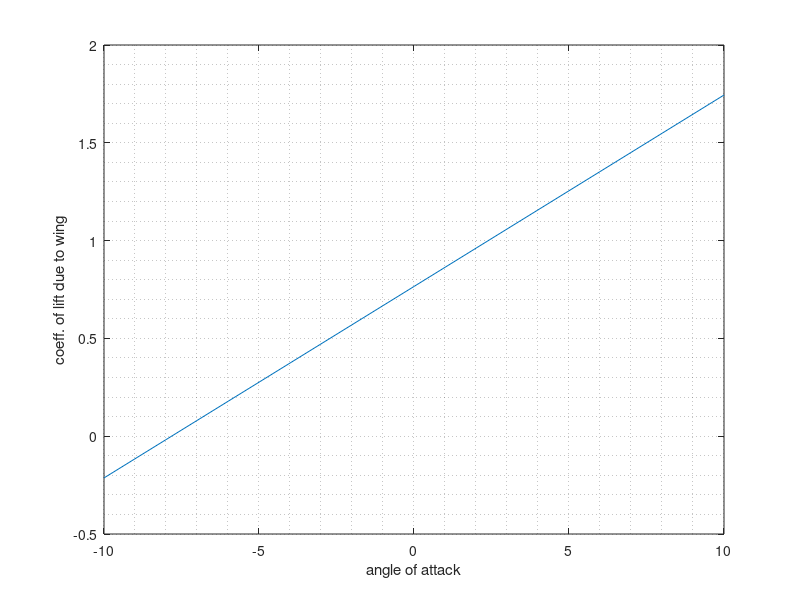
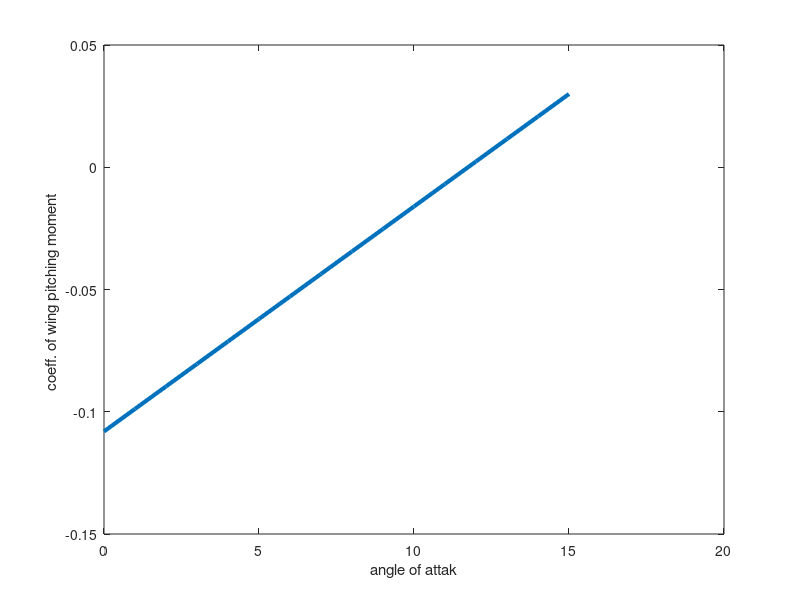

Recreate these plots in MATLAB, in order. (Note: this script raises an error after producing the figures.)
clear all ;clc;
S=17.28;      %wing area
Cbar=1.24;  %mean chord of the wing
b=14.53;      %span
AR=11.94;      %aspect ratio for wing
clalpha=6.8755;     %app. gradient of cl - alpha 2D
%CLa=clalpha./(1+clalpha./(pi*AR));   %converting cl-a from 2d to 3d using prandl for high AR
CLa=5.608; 
alpha0=-7.5; %alpha for 0 lift taken from airfoil tools website
CL0=0.76547;
%CL0=CLa*-alpha0*pi./180; %coeff. of lift at 0 angle of attack for 3D , pi/180 converting from rad to deg
Xacw=0.25.*Cbar; %assumed aerodynamic center of wing
Xacb=0;
%Xacb=-0.0942.*Cbar; %app. aerodynamic center shift due to fuselage deduced from marcello ref.
Xac=(Xacw+Xacb);   %total aerodyanmic center wing + fuselage
Xcg=0.344.*Cbar;  %app. value exact cant be found
Cmacw=-0.18;       %assumed coeff. of pitching moment at aerodynamic center 
alpha= -10 :2:10;
CLw=CL0 +CLa.*alpha*pi./180; %Coeff. of lift eq. for wing
Cmow=Cmacw+CL0*(Xcg-Xac)./Cbar; %const. term in Coeff. of moment eq. for wing
Cmaw=CLa*(Xcg-Xac)./Cbar; %slope of moment coeff. with alpha
figure (1)
plot(alpha,CLw)
grid minor
xlabel('angle of attack')
ylabel('coeff. of lift due to wing')
alpha2= 0 :15;
Cmw=Cmow+Cmaw.*alpha2.*pi./180;
figure (2)
plot(alpha2,Cmw,'LineWidth',3)
xlabel('angle of attak')
ylabel('coeff. of wing pitching moment ')
ax = gca;
ax.FontSize = 15;
grid minor
%% horizontal tail
ettah=1.07;    %tail eff. range (0.8-1.2) nelson ref.
Sth=2.91;     %area of horizontal tail
lth=4.6;  %app. distance from mean chord of tail to the CG range(3.407-4.654)
vh=Sth.*lth./(S*Cbar); %volume ratio
ebsy0=2*CL0./(pi*AR);   %downwash angle at zero angle of attack
ebsya=2*CLa./(pi*AR);   %slope of downwash with angle of attack
ith=-2 *pi./180;    %incidence angle of horizontal tail relative to longitudinal axis of airplane in rad
clat=5.7295;     %assumed gradient of lift tail coeff. with alpha for low Aspect ratio for 2d naca 0018
bht=3.75;     %app. horizontal wing span
ARht=bht.^2./Sth;   %app. aspect ratio for horizontal wing
%Clat=(pi.*ARht)./(1+sqrt(1+(pi.*ARht./clat)^2)); %conversion from 2D to 3D valid for low Aspect ratio
%Clat=clat./(1+clat./(pi*ARht));
Clat=4.22;
iw=0*pi/180;    %assumed incidence angle of wing in rad
Cmot=ettah.*vh.*Clat.*(ebsy0+iw-ith); %coeff. of tail moment at zero alpha
Cmat=-ettah.*vh.*Clat.*(1-ebsya);     %gradient of tail moment with alpha
a=0:15;
Cmt=Cmot+Cmat.*a.*pi/180;     %coeff. of tail moment equation 
figure(3)
plot(a,Cmt)
xlabel('angle of attack')
ylabel('coeff. of tail moment')
grid minor
Cmwt=Cmot+Cmow +(Cmat+Cmaw).*a.*pi/180;   %total coeff. of moment wing +tail
figure (4)
plot (a,Cmwt,a,Cmw,a,Cmt,'LineWidth',2)
xlabel('angle of attack')
ylabel('coeff. of pitching moment')
legend('wing+tail contribution','wing only','tail only')
ax = gca;
ax.FontSize = 25;
grid minor
%%
CLot=-ettah.*Clat.*(ebsy0+iw-ith).*Sth./S;  %coeff. of tail lift at zero alpha
Clatt=ettah.*Clat.*(1-ebsya).*Sth./S;   %gradient of tail lift due to downwash
CLaT=CLa+Clatt;
CMAT=Cmat+Cmaw;
CLA=CLaT.*a*pi/180+CLot+CL0;
%plot(a,CLA)
%% inaccurate values
Cmafus=0.395509; % slope of pitching moment due to fuselage deduced by nelson ref.
Cmafusr=0.42516; %by using imperical formula from raymer ref
Cmof=-0.045132; %coeff. of pitching moment at zero angle of attack due to fuselage
Cmf=Cmof+Cmafus.*a.*pi./180; % coeff.of pitching moment due to fuselage 
Cmwt=Cmot+Cmow+Cmof +(Cmafus+Cmat+Cmaw).*a.*pi/180;   %total coeff. of moment wing +tail
figure (4)
plot (a,Cmwt,a,Cmw,a,Cmt,a,Cmf,'LineWidth',2)
xlabel('angle of attack')
ylabel('coeff. of pitching moment')
legend('Airplane contribution','wing only','tail only','fuselage only','Location','Best')
ax = gca;
ax.FontSize = 25;
grid minor
%%
Clfus=0.2;   % assumed lift slope due to fuselage 
SM=-(Cmaw+Cmat+Cmafusr)./(CLa+Clatt+Clfus)    %static margin range [0.15- 0.25] for commercial aviation and military transport  
Xn=(SM+Xcg./Cbar).*Cbar       %neutral point where moment is 0 range (0.4988-0.7482)
%% trial 1 
NP=@(XN)[XN-(Cbar./CLa).*(ettah.*Sth.*(5.3-XN).*Clat.*(1-ebsya))./(S.*Cbar)-Xac+(Cmafus*Cbar)./CLa]; 
intialguess= 0;
XNP=fsolve(NP,intialguess);
display(XNP)
Sm=(XNP-Xcg)./Cbar
%% trial 2
Xnp=(((Xac./Cbar)+Clat.*ettah.*Sth*(1-ebsya).*5.334./(Cbar.*CLa.*S))./(1+Clat.*ettah.*Sth.*(1-ebsya)./(CLa.*S)))*Cbar %eq. from marcello ref
sm=(Xnp-Xcg)./Cbar
%% trial 3
XnP=Xac +ettah*vh.*Clat.*(1-ebsya).*Cbar./CLa -(Cmafus.*Cbar)./CLa  %by approximating Xact -Xnp to lt
SM2=(XnP-Xcg)./Cbar
%% elevator 
Tawh=0.44;   %app. value for elevator effectivness from taw - area ratio curve
CLdeltae=ettah.*Sth.*Clat.*Tawh./S;  %slope of coeff. of tail lift with elevator deflection 
%deltaelevator= linspace(-10,10,16);    %variation for different deflection for elevator deflecting downward is +ve deflection
al=-10:10;
for deltaelevator=-20:10:20
   CL= CL0+CLot +(CLa+Clatt+Clfus).*al*pi./180+CLdeltae.*deltaelevator.*pi./180; 
   figure (5)
plot(al,CL,'linewidth',2)
hold on 
legend('\delta=-20','\delta=-10','\delta=0','\delta=10','\delta=20')
xlabel('Angle of attak')
ylabel('coeff. of Lift for Airplane')
ax = gca;
ax.FontSize = 25;
grid minor
end
%%
CMdeltae=-ettah.*vh.*Clat.*Tawh;    %slope of coeff. of tail moment with elevator deflection known as elevator control power
%deltaelevator=1:16;
for deltaelevator=-20:10:20
Cm=Cmot+Cmow+Cmof +(Cmat+Cmaw+Cmafus).*a.*pi/180+CMdeltae.*deltaelevator.*pi./180; 
figure (6)
plot(a,Cm,'linewidth',2)
hold on 
legend('\delta=-20','\delta=-10','\delta=0','\delta=10','\delta=20')
xlabel('Angle of attak')
ylabel('coeff. of pitching for Airplane')
grid minor
ax = gca;
ax.FontSize = 25;
end
%% for trimming during cruise 
V=160*1.852.*5./18;    %appropiate assumption speed is 160knots provided 
W=2279.6695227.*9.81;       %by assuming that the weight doesnt change in cruise
Rhoh=0.7965;              %density for 14000 ft=4267.2m
CLtrim=(2.*W)./(Rhoh.*S.*V.^2);  %lift coeff. for cruising required for triming at specific speed
CMcgtrim=0;            %coeff. of moment at CG for trimming
syms alphatrim deltatrim
eq1=(Cmat+Cmaw+Cmafus).*alphatrim +CMdeltae.*deltatrim==(CMcgtrim-Cmot-Cmow-Cmof).*180./pi;
eq2=(CLa+Clatt+Clfus).*alphatrim+CLdeltae.*deltatrim==(CLtrim-CL0-CLot)*180./pi;
[z,y]= equationsToMatrix([eq1,eq2],[alphatrim,deltatrim]);
x=linsolve(z,y);
v=double(x);
alphatrim=v(1)
deltatrim=v(2)

deltaelevators=-20:10:20;
alphatrimd=(CMcgtrim-Cmot-Cmow-Cmof-CMdeltae.*deltaelevators.*pi./180)./((Cmat+Cmaw+Cmafus).*pi./180) % alpha trim when deflecting elevator with various deflections 
%% to trim a/c at max. angle of attack for landing max forward limit to trim
alphamax=15.*pi./180; %by assuming max. angle of attack is 17 deg
deltamax=-15.*pi./180; %assuming max deflection upward
CMAlphacg=(CMcgtrim-Cmot-Cmow-Cmof-CMdeltae.*deltamax)./alphamax;
Sm2=-CMAlphacg./(CLa+Clatt+Clfus)
XCgmax=Xn-Sm2.*Cbar %max forward limit 
%% another solution for trim
alphamax2=15;
CMOT=Cmot+Cmof+Cmow;
CMATT=CMAT+Cmafus;
deltamax2=-((CMOT+CMATT.*alphamax2*pi./180)./CMdeltae)*180./pi
%%
dlta=-12;
alp=-((CMOT+CMdeltae*dlta*pi/180)./CMATT)*180/pi
%% directional static stability 
lvt=4.9; %app. distance from mean chord of vertical tail to CG
Svt=2.31; %area of vertical tail provided by the manual
vv=(Svt.*lvt)./(S.*b); %volume ratio for vertical tail
sweep=1; %app. sweep angle at quarter chord 
Dmax=1.3136; %app max. diameter of fuselage 
zw=0.3; %app. distance from root of the wing to the FRL - indicates that the wing is low wing
et=0.724+3.06.*(Svt./S)./(1+cosd(sweep))+(0.4.*zw)./Dmax+0.009.*AR; %imperical formula to cal. ettah(1+dsigma/dbeta)
clav=2.*pi;%appropiate assumption as the vertical tail is assumed symmetric
bvt=1.79; % app. span for vT
ARvt=bvt.^2./Svt;   %app. aspect ratio for horizontal wing
k=(pi.*ARvt)./clav;
Clav=(pi.*ARvt)./(1+sqrt(1+k.^2)); %conversion from 2D to 3D valid for low Aspect ratio
CNbeta=vv.*Clav.*et; %slope of yaw moment with side slip +ve for stability
beta1=-10:10;
CN=CNbeta.*beta1.*pi./180;
figure (7)
plot(beta1,CN,'linewidth',2)
xlabel('side slip')
ylabel('coeff. of yaw moment')
ax = gca;
ax.FontSize = 25;
grid minor
%% Rudder control +ve deflection left direction
tawv=0.52; %rudder effectivness parameter by assuming rudder area by 0.74
ettavh=1;% vertical tail efficiency
CNdr=-ettavh.*Clav.*vv.*tawv; %slope of yaw moment with rudder deflection -ve due to +ve def. of rudder resu;t in -ve yaw moment
%CNdr known as rudder control power
vin=46.3; %speed for one engine inoperative in m/sec 90knots
P=0.9*132.*10.^3; %power 90% for inoperative engine in 132kw
T=P./vin; %thrust in newtons
yt=1.68812; %app. moment arm (m) between the operative engine and FRl
Nengine=T.*yt; %yaw moment due to inoperative engine
rhoh2=0.9048; %density at 10000ft =3048 m in kg/m^3
CNd=Nengine./(0.5.*rhoh2.*vin.^2.*S.*b); %coeff. of yaw moment due to engine inoperative to get max rudder deflection
deltarmax=(CNd./CNdr).*180./pi %max calc. rudder deflection 29 left, 29 right
%% Roll static Stability 
%right aileron up for +ve delta aileron
cr=1.86213;      %app.root chord
ct=0.89419;     %app. tip chord
lamda=ct./cr; %app. tip to root ratio 
diangle=5.2; % dihedral angle wrt to y axis 
syms y
c=int(cr.*(1+((lamda-1)./(b.*0.5)).*y).*y,0,b./2); %chord function of y for trapizodial wing 
C=double(c);
CLb=(-2.*CLa.*diangle.*C.*pi)./(180.*S.*b); %slope of Roll moment with side slip -ve for stability
beta2=-10:10;
CLL=CLb.*beta2.*pi./180; %coeff. of roll moment with beta
figure (8)
plot(beta2,CLL,'linewidth',2)
xlabel('side slip')
ylabel('coeff. of Roll moment')
ax = gca;
ax.FontSize = 25;
grid minor
%% aileron 
tawa=0.35; %aileron effectivness parameter for app. avg aileron chord to wing chord is 0.1902
syms Y
c2=int(cr.*(1+((lamda-1)./(b.*0.5)).*Y).*Y,4.802,6.44); %chord function of y for trapizodial wing 
C2=double(c2);
% NOTE 4.5 , 6.47 are the distances between the root chord and the start ,
% end of aileron all dimensions are app. 
CLDA=(2.*CLa.*tawa.*C2)./(S.*b); %Slope of coeff. of roll moment with aileron deflection
% known as aileron control power 
DA=-15:25; %for right aileron max up 25 and 15 down 
CLDAa=CLDA.*DA.*pi./180;
%figure(9)
%plot(DA,CLDAa)

DA2=-25:15; % for left aileron
CLDAa2=CLDA.*DA2.*pi./180;
%figure(10)
%plot(DA2,CLDAa2)
%% dynamic
U1 = 90; %m/s
M=0.3; %mach no.
e=0.777; %oswald eff. assumed
m=2279.66922; %kg
g=9.81;
% mass moment of inertia calulated by assuming the body as cylinder and
% wing as flat plate method deduced from M.Sedery ref.by assuming mass of
% fuselage 10% of total mass and mass of wing of 400kg
IXXB = 7167.02; % (kg.m^2) 
IyyB = 2685.4636; % (kg.m^2) 
IZZB = 9718.5467; % (kg.m^2) 

%Longitudinal Stability Derivatives 
CD0 = 0.041; 
CDu =0; %can be ignored for low subsonic 
%CDalpha = 0.22;
CTxu = -CD0;
q1 = 0.5*U1.^2.*Rhoh; %dynamic pressure at 14000ft in pa
CXu=-(CDu+2*CD0)+CTxu;
CXalpha= CL0*(1-(2.*CLa)./(e.*pi.*AR)); %/rad
CZu=-(M.^2./(1-M.^2)).*CL0 -2.*CL0;
CZalpha=-(CLa+CD0); %/rad
CZalphadot=-2.*Clat.*ettah.*vh.*ebsya; %coeff. of z forces with rate of alpha /rad
CZq=-2*Clat.*ettah.*vh; %change of coeff. of Z-forces WRT non-dimensonal pitch /rad
CZdeltae=-Clat.*Tawh.*ettah.*Sth./S%coeff. of Z- forces WRT elevator angle /rad
Cmalpha=CMATT%change of pitching moment wrt angle of attack
Cmu=0; %change of pitching moment wrt speed  for low speeds assumed 0
Cmalphadot=CZalphadot.*lth./Cbar;
Cmq=CZq.*lth./Cbar;
Cmdeltae=CZdeltae.*lth./Cbar
CDdeltaE=0;
Cmtu=0;
CmTalpha=0;
%longitudinal derivatives 
Xu = ( (  q1) *S* (CXu)) /(m*U1); % /sec
XTu = ( (q1*S* (CTxu))) / (m*U1) ; 
Xalpha = ( (  q1) *S* (CXalpha)) /m; % m/sec^2
Zu = ( (q1) *S* CZu) / (m*U1); % /sec 
Zalpha = (( q1)*S*CZalpha)/m; %(m/sec^2) 
Zalphadot =  (q1*S*Cbar*CZalphadot) /(2*m*U1); % ( m/sec^2) 
Zq =  (q1*S*Cbar*CZq)/(2*m*U1); % ( m/sec) 
Mu = (q1*S*Cbar*(Cmu))/(IyyB*U1); %(rad/sec^2)/(m/sec) 
MTu = (q1*S*Cbar* (Cmtu)) / (IyyB*U1); % (rad/sec^2) / (ft/sec) 
Malpha = (q1*S*Cbar*Cmalpha) /IyyB;  % (/sec^2)
MTalpha = (q1*S*Cbar*CmTalpha)/ IyyB; % {rad/sec^2) /rad 
Malphadot = (q1*S*Cbar^2*Cmalphadot) / (2*IyyB*U1); % (/sec) 
Mq = (q1*S*Cbar^2*Cmq)/(2*IyyB*U1); % (/sec) 
% Longitudinal Dimensional Control Derivatives 
XdeltaE = (q1*S*CDdeltaE) /m; 
ZdeltaE =  (q1*S*CZdeltae) /m; % (m/sec^2 ) /rad 
MdeltaE = (q1*S*Cbar*Cmdeltae) /IyyB; % (/sec^2)  
% conversion of stability dervatives between alpha to w 
Xw=Xalpha./U1;
Zw=Zalpha./U1;
Mw=Malpha./U1;
Mwdot=Malphadot./U1;

% State Variable Representation of the Equations of Motion
% A is stability matrix
A=[Xu Xw 0 -g; Zu Zw U1 0; Mu+Mwdot*Zu Mw+Mwdot*Zw Mq+Mwdot*U1 0; 0 0 1 0] 
Dyn=eig(A)
% B matrix cal. assuming all control derviative in x-force and Mw dot
% neglected

B=[XdeltaE ;ZdeltaE; MdeltaE+Mwdot*ZdeltaE; 0]; %control matrix
% C-matrix output (desired) matrix
C3=[1 0 0 0];
%D-matrix feedforward usually null matrixhe
D=[0];
sys1=ss(A,B,C3,D)
uss=tf(sys1)
C4=[0 1 0 0];
sys2=ss(A,B,C4,D);
wss=tf(sys2)
C5=[0 0 0 1];
sys3=ss(A,B,C5,D);
theta_ss=tf(sys3)
uuss=tf([-10/57.3],[1 1])
T1=tf([-10],[1 10])
TT=T1*theta_ss
uuss=tf([-10/57.3],[1 1])
TT1=feedback(TT,1)
TT2=TT/(1+TT);
TT3=minreal(TT2)
step(TT,TT3)
figure
rlocus(TT)
[RR,KK]=rlocus(TT3);
figure
plot(KK,RR)
figure 
bode(TT3)
figure
nyquist(TT3)
%controlSystemDesigner(TT)
%%
C6=[0 0 1 0];
sys4=ss(A,B,C6,D)
Qss=tf(sys4)
figure
rlocus(uss)
t=0:0.01:300;
for i=1:300
    u(i)=0;
end
for i=301:500
    u(i)=10/57.3;
end
for i=501:2000
    u(i)=0;
end
for i=2001:2400
    u(i)=-10/57.3;
end
for i=2401:30001
    u(i)=0;
end
%step(sys1)
long_input=[t' u'];
%%
xo=[0 0 0 0];
VV=lsim(sys1,u,t,xo);
%%
subplot (211) ; plot(t,VV,'linewidth',2)
title("U vs time ")
xlabel("time")
ylabel("U m/s")
ax = gca;
ax.FontSize = 20;
grid minor

u2=u.*57.3;
subplot (212);
plot(t,u2,'linewidth',2)%elevator deflection wrt time 
title ("elevator deflection vs time ")
xlabel("time")
ylabel("elevator deg")
ax = gca;
ax.FontSize = 20;
grid minor
%%
AL=lsim(sys2,u,t,xo);
subplot (223);plot(t,AL,'linewidth',2) %W velocity wrt elevator deflection
title("W vs time ")
xlabel("time")
ylabel("W m/s")
ax = gca;
ax.FontSize = 20;
grid minor
TH=lsim(sys3,u,t,xo)
TH2=TH.*57.3;
subplot(224); plot(t,TH2,'linewidth',2)
title ("Theta vs time ")
xlabel("time")
ylabel("Theta deg")
ax = gca;
ax.FontSize = 20;
grid minor
%% Coefficients of the NUM(s) of u-Transfer FUnction 
alpha1 = 1.5/57.3; % <rad) 
theta1 = alpha1; 
Au = XdeltaE*(U1- Zalphadot);
Bu = - XdeltaE*(((U1-Zalphadot)*Mq)+Zalpha+(Malphadot*(U1+Zq)) +(ZdeltaE*Xalpha)); 
Cu = (XdeltaE*((Mq*Zalpha)+(Malphadot*g*sin(theta1))- ((Malpha+MTalpha)*(U1+Zq)))+ (ZdeltaE*((-Malphadot*g*cos(theta1))-(Xalpha*Mq))+(MdeltaE*((Xalpha*(U1+Zq))- ((U1 - Zalphadot)*g*cos(theta1))))));
Du = (XdeltaE*(Malpha+MTalpha)*g*sin(theta1))-(ZdeltaE*Malpha*g*cos(theta1))+(MdeltaE*((Zalpha*g*cos(theta1))- (Xalpha*g*sin(theta1))));
NU = [Au Bu Cu Du]; 
% Coefficients of t he NUM(s) of alpha-Transfer FWlction 
Aalpha = ZdeltaE; 
Balpha = (XdeltaE*Zu)+(ZdeltaE*(-Mq-(Xu+XTu))) + (MdeltaE*(U1+Zq)); 
Calpha = (XdeltaE*(((U1+Zq)*(Mu+MTu))-(Mq*Zu)))+(ZdeltaE*Mq*(Xu+XTu))+(MdeltaE*((-g*sin(theta1))-((U1+Zq)*(Xu+XTu)))); 
Dalpha = -(XdeltaE*(Mu+MTu)*g*sin(theta1))+(ZdeltaE*(Mu+MTu)*g*cos(theta1))+(MdeltaE*(((Xu+XTu)*g*sin(theta1))-(Zu*g*cos(theta1)))); 
Nalpha = [Aalpha Balpha Calpha Dalpha] ; 
% Coefficients of t he NUM(s) of theta-Transfer Function 
Atheta = (ZdeltaE*Malphadot) + (MdeltaE* (U1 - Zalphadot) ); 
Btheta = (XdeltaE * ((Zu * Malphadot) + ((U1 - Zalphadot) * (Mu + MTu)))) + (ZdeltaE * ((Malpha + MTalpha) - (Malphadot * (Xu + XTu)))) + (MdeltaE * (-Zalpha - ((U1 - Zalphadot)*(Xu + XTu))));
Ctheta = (XdeltaE * (((Malpha + MTu) * Zu) - (Zalpha * (Mu+ MTu)))) + (ZdeltaE * ((- (Malpha + MTu) * (Xu + XTu)) + (Xalpha * (Mu + MTu)))) + (MdeltaE * ((Zalpha * (Xu + XTu)) - (Xalpha * Zu)));
Ntheta = [Atheta Btheta Ctheta];
% Coefficients of the Longitudinal Characteristic Equation (DBN(s)))
A1 = U1 - Zalphadot;
B1 = - (U1 - Zalphadot) * (Xu + XTu + Mq) - Zalpha - (Malphadot * (U1 + Zq));
C1 = Xu + (XTu * (Mq * (U1 - Zalphadot) + Zalpha + (Malphadot * (U1 + Zq)))) + (Mq * Zalpha) - (Zu * Xalpha) + (Malphadot * g * sin(theta1)) - ((Malpha + MTalpha) * (U1 + Zq));
D1 = g * sin(theta1) * (Malpha + MTalpha - (Malphadot * (Xu + XTu))) + (g * cos(theta1) * ((Zu * Malphadot) + ((Mu + MTu) * (U1 - Zalphadot)))) + ((Mu + MTu) * (-Xalpha * (U1 + Zq))) + (Zu * Xalpha * Mq) + ((Xu + XTu) * (((Malpha + MTalpha) * (U1 + Zq)) - (Mq * Zalpha)));
E1 = (g * cosd(theta1) * ((Malpha + MTalpha) * Zu - (Zalpha * (Mu + MTu)))) + (g * sin(theta1) * ((Mu + MTu) * Xalpha) - ((Xu + XTu) * (Malpha + MTalpha)));
Dbar1= [A1 B1 C1 D1 E1];
%% Simulation 
sys_1=tf (Nalpha, Dbar1); 
alpha=lsim(sys_1,u,t); 
sys_2=tf(NU, Dbar1); 
UU=lsim(sys_2,u,t);
sys_3=tf(Ntheta,Dbar1); 
theta=lsim(sys_3,u,t); 
figure
plot (t, UU, 'g'); 
  title ('Small Perturbation velocity vs.Time'); 
  xlabel ('Time (s)'); 
  ylabel ('Velocity(ft/s)'); 
  grid on; 
  % plot the poles on the s-domain 
poles = roots (Dbar1) ; 
figure, 
plot(poles, '*' ); 
grid on 
title('LOngitudinal Poles in the s- domain'); 
xlabel ('Real AXis'); 
ylabel ('Imaginary AXis' ) ; 
omega_sp=sqrt(abs(poles(1,1)^2)) 
omega_ph=sqrt(abs(poles(3,1)^2))
damp_sp=abs(real(poles(1,1)))/omega_sp 
damp_ph=abs(real(poles(3,1)))/omega_ph 
%%
[N,d]=ss2tf(A,B,C3,D)
G=tf(N,d)
G2=tf(NU,Dbar1)
rlocus(G2)

%% compare between transfer function and State space
Ad=1;
Bd=-Mq-U1*Mwdot-Zw-Xu
Cd=Zw*Mq-U1*Mw-Xw*Zu+Xu*(Mq+U1*Mwdot+Zw)
Dd=-Xu*(Zw*Mq-U1*Mw)+Zu*(Xw*Mq+g*Mwdot)-Mu*(U1*Xw-g)
Ed=g*(Zu*Mw-Mu*Zw)
AU=XdeltaE
BU=-XdeltaE*(Zw+Mq+U1*Mwdot)+ZdeltaE*Xw
CU=XdeltaE*(Zw*Mq-U1*Mw)-ZdeltaE*(Xw*Mq+g*Mwdot)+MdeltaE*(U1*Xw-g)
DU=g*(MdeltaE*Zw-ZdeltaE*Mw)
G3=tf([AU BU CU DU],[Ad Bd Cd Dd Ed])
lsim(G3,u,t)
poles2=roots([Ad Bd Cd Dd Ed])
omega_sp2=sqrt(abs(poles2(1,1)^2)) 
omega_ph2=sqrt(abs(poles2(3,1)^2))
damp_sp2=abs(real(poles2(1,1)))/omega_sp 
damp_ph2=abs(real(poles2(3,1)))/omega_ph 
%%
%step(G3)
u1=1/57.3.*ones(size(t));
lsim(G3,u,t)
%%
rlocus(G3)
rlocus(G2)
%% subplot (121)
%plot(t,velocity)
%plot(t,u)
%% lateral dynamcis (lateral+ directional)
% coeff. due to Y-forces (side force)
ettav=1; %asumed eff. for vertical tail
CYbeta_tail=-Clav*ettav*Svt./S %slope of side force with side slip angle acts on V.tail
C_ybeta=-et*Clav*Svt./S %due to side slip
C_yp=0; %assumed due to very small sweep angle coeff. due to roll rate(p)
C_yr=-2*CYbeta_tail*lvt./b %coeff. due to yawing rate(r)
C_ydeltaa=0; %coeff. due to aileron deflection
C_ydeltar=tawv*Clav*Svt./S %coeff. due to rudder deflection
%% coeff. due to rolling moment (L)
VMAX=90; %max true speed at 14000ft =4267m
RHOH=0.79721036; %density at 4267m
CLift_h=W./(0.5*RHOH*VMAX^2*S) %ref. lift at certain altitude
clbeta_gammaratio=-0.0002; %approximated from curves 
deltaclbeta=-0.0002; %assume max. ordinates at upper surface
C_lbeta=clbeta_gammaratio*diangle*180./pi+deltaclbeta*180./pi %roll due to side slip
C_lp=(-CLa*(1+3*lamda))./(12*(1+lamda)) %roll moment due to roll rate needs to recheck
%C_lp2=(-4*CLa./(S*b^2))*C
Zv=1; %assumed distance between centerline of pressure of vertical tail to FRL
C_lr=CLift_h/4-2*(lvt*Zv*CYbeta_tail)./b^2 %roll due to yaw rate
C_ldeltaa=(2*CLa*tawa*C2)./(S*b)%roll due to aileron deflection
C_ldeltar=(Svt*Zv*tawa*CLa)./(S*b) %roll due to rudder deflection

%% coeff. due to Yawing moment (N)
Length=9.17; %fuse length
Sfs=6.13347; % projected side area of fuselage
XM=2.6; %approximated distance from front nose to CG
h1=1.06; h2=0.5;
KN=0.0005; %wing interference body factor
neu=2.076945*10^-5; %kinamatic viscosity @ 4267m unit m^2/s
ReLfus=VMAX*Length/neu; %fuselage reyonlds 
KRl=1.8; %correction factor
CNBetawingfuse=(-KN*KRl*Sfs*Length./(S*b))*180/pi %wing +fuse contribution to directional stability
C_nbeta=CNBetawingfuse+et*vv*Clav %due to side slip
C_np=-CLift_h/8 %due to roll rate
C_nr=-2*ettav*vv*Clav*lvt./b % due to yaw rate
K=-0.1; %assumed empirical factor 
C_ndeltaa=2*K*CLift_h*CLDA %due to aileron deflection
C_ndeltar=-vv*ettav*Clav*tawv %due to rudder deflection
%Lateral Derivatives
Y_beta = (q1*S*C_ybeta)/m
Y_p = (q1*S*b*C_yp) / (2*m*U1)
Y_r = (q1*S*b*C_yr) / (2*m*U1)
L_beta = (q1*S*b*C_lbeta) / IXXB
L_p = (q1*S*b.^2.*C_lp) / (2*IXXB*U1)
L_r = (q1*S*b^2*C_lr) / (2*IXXB*U1)
N_beta = (q1*S*b*C_nbeta) / IZZB
N_p = (q1*S*b^2*C_np) / (2*IZZB*U1)
N_r = (q1*S*b^2*C_nr) / (2*IZZB*U1)
Ydelta_a = (q1*S*b^2*C_ydeltaa) / (m)
Ydelta_r = (q1*S*C_ydeltar) / (m)
Ndelta_a=(q1*S*b*C_ndeltaa)/IZZB
Ndelta_r=(q1*S*b*C_ndeltar)/IZZB
Ldelta_a=(q1*S*b*C_ldeltaa)/IXXB
Ldelta_r=(q1*S*b*C_ldeltar)/IXXB
A_Lateral=[ Y_beta/U1 Y_p/U1 -(1-(Y_r/U1)) g*cosd(2)/U1 0; L_beta L_p L_r 0 0; N_beta N_p N_r 0 0; 0 1 0 0 0;0 0 1 0 0]
Dyn2 = eig(A_Lateral)
omega_n_DR = sqrt((Y_beta*N_r - N_beta*Y_r + U1*N_beta) / U1)
zeta_DR = (-1/(2*omega_n_DR)) * ((Y_beta + U1*N_r) / U1)

B_lateral=[Ydelta_a/U1 Ydelta_r/U1;Ldelta_a Ldelta_r; Ndelta_a Ndelta_r; 0 0;0 0 ]
C_lateral=eye(5)
Q =[100 0 0 0 0;0 400 0 0 0; 0 0 100 0 0;0 0 0 100 0;0 0 0 0 100]
R=100
[Klqrgains,s,E]=lqr(A_Lateral,B_lateral,Q,R)
eig(A_Lateral-B_lateral*Klqrgains)
Kx=Klqrgains(:,1:3)
Ki=Klqrgains(4)
